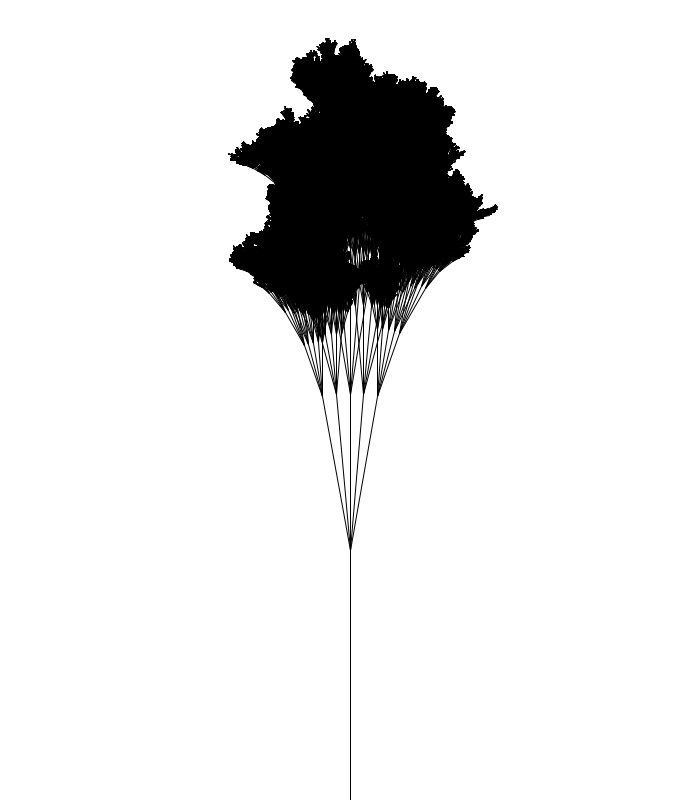
Frame 1 (no input)
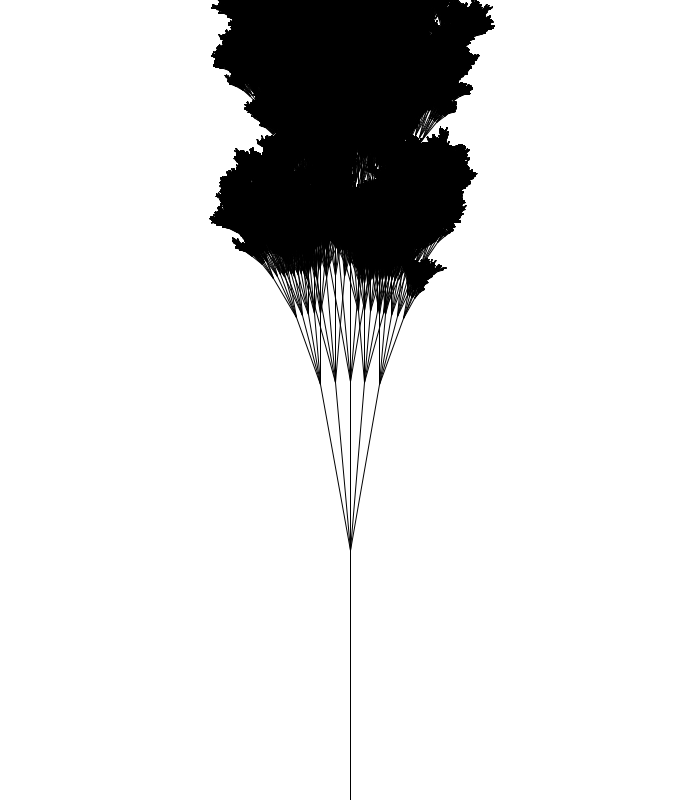
Frame 2 (the mouse pressed at the canvas centre, redrawn once)

The Processing sketch that drew these frames (run headless with seeded random() and noise(); the mouse was pressed at the canvas centre and the sketch redrawn once):

// Processing sketch: week10_recursionTreeSketch
// ── week10_recursionTreeSketch.pde
float theta = 0;

void setup() {
  size(700, 800);
  noLoop();
}

void draw() {
  background(255);
  //theta = map(mouseX, 0, width, 0, PI/2);
  strokeWeight(1);
  translate(width/2, height);
  branch(250);
}

void branch(float len) {
  line(0, 0, 0, -len);
  theta = 5;
  translate(0, -len);
  len *= random(0.3, 0.8);

  if (len > 2) {

    pushMatrix();
    rotate(radians(theta*2));
    branch(len);
    popMatrix();

    pushMatrix();
    rotate(radians(theta));
    branch(len);
    popMatrix();
    
    pushMatrix();
    rotate(radians(0));
    branch(len);
    popMatrix();
    
    pushMatrix();
    rotate(radians(-theta));
    branch(len);
    popMatrix();
    
    pushMatrix();
    rotate(radians(-theta*2));
    branch(len);
    popMatrix();
  }
}
